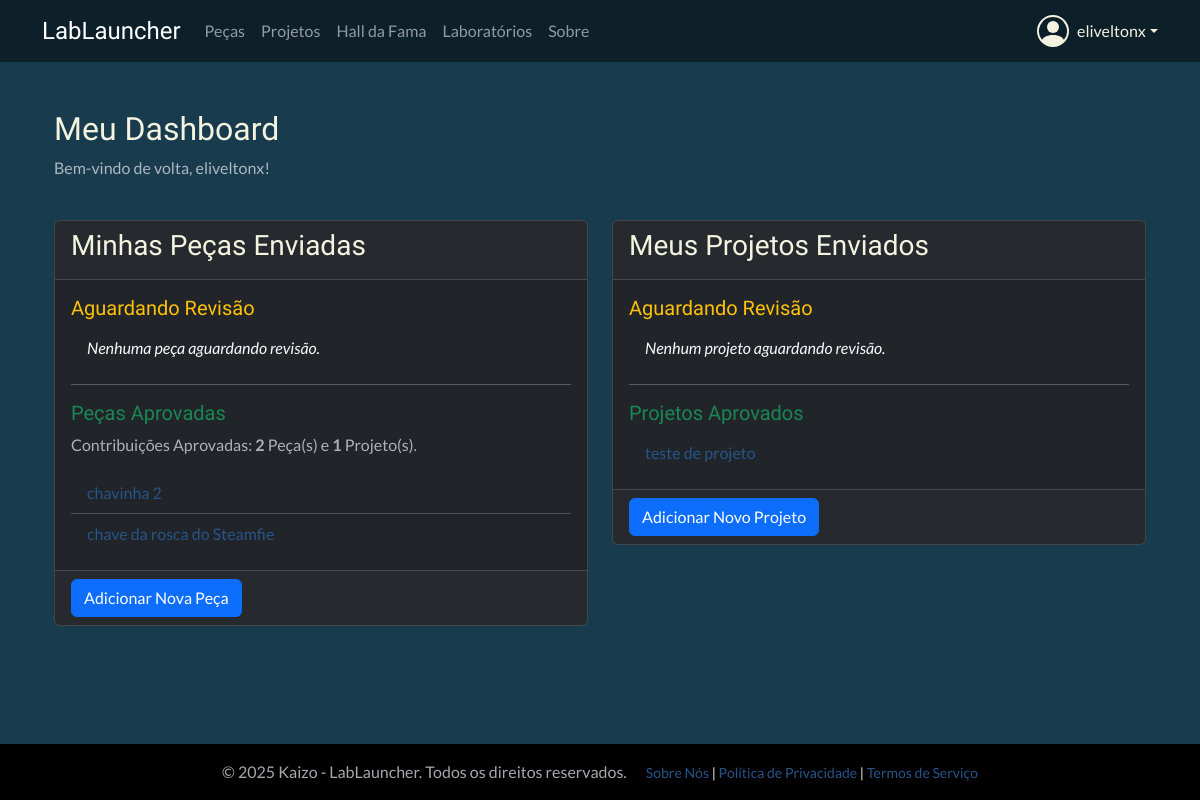
Page /dashboard/ (signed in) on the earlier database version.
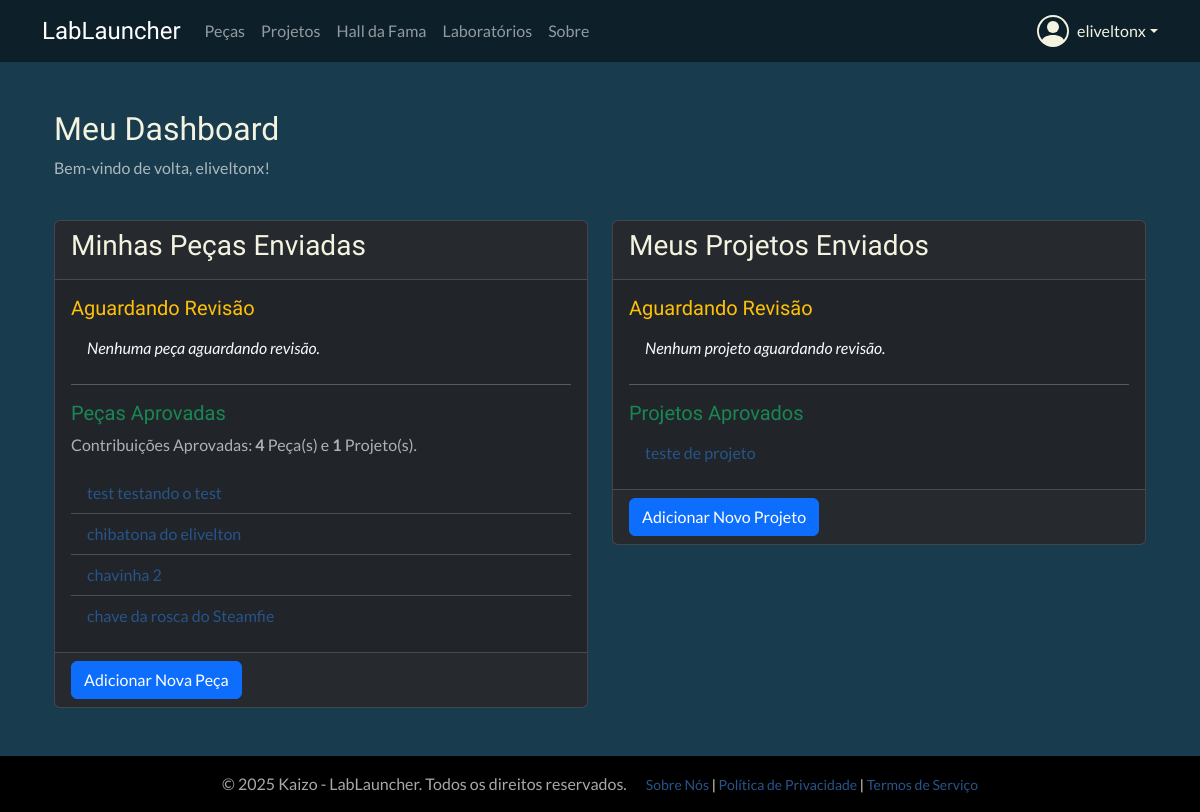
Same page on the later database version.
### catalog/models.py (models this page shows, shortened)
class Part(models.Model):
    STATUS_CHOICES = (('in_review', 'Em Revisão'), ('approved', 'Aprovado'), ('rejected', 'Rejeitado'))
    thumbnail = models.ImageField(
        upload_to='part_thumbnails/', # Pasta dentro de 'media' onde as imagens serão salvas
        storage=storage_para_usar,
        verbose_name='Thumbnail',
        null=True, # O campo é opcional
        blank=True # O campo pode ser deixado em branco no formulário
    )
    is_hall_of_fame = models.BooleanField(default=False, verbose_name="Destaque (Hall da Fama)")
    name = models.CharField(max_length=200, verbose_name='Nome da Peça')
    description = models.TextField(verbose_name='Descrição')
    category = models.ForeignKey(PartCategory, on_delete=models.SET_NULL, null=True, verbose_name='Categoria da Peça')
    author = models.ForeignKey(settings.AUTH_USER_MODEL, on_delete=models.SET_NULL, null=True, verbose_name='Autor')
    stl_file = models.FileField(upload_to='parts_stl/', storage=storage_para_usar, verbose_name='Arquivo STL')
    camera_pos_x = models.FloatField(null=True, blank=True, verbose_name="Câmera Posição X")
    camera_pos_y = models.FloatField(null=True, blank=True, verbose_name="Câmera Posição Y")
    camera_pos_z = models.FloatField(null=True, blank=True, verbose_name="Câmera Posição Z")
    status = models.CharField(max_length=10, choices=STATUS_CHOICES, default='in_review', verbose_name='Status')
    created_at = models.DateTimeField(auto_now_add=True, verbose_name='Data de Criação')
    updated_at = models.DateTimeField(auto_now=True, verbose_name='Última Atualização')
    class Meta:
        verbose_name = 'Peça'
        verbose_name_plural = 'Peças'
        ordering = ['-created_at']

class Project(models.Model):
    STATUS_CHOICES = (('in_review', 'Em Revisão'), ('approved', 'Aprovado'), ('rejected', 'Rejeitado'))
    thumbnail = models.ImageField(
        upload_to='part_thumbnails/', # Pasta dentro de 'media' onde as imagens serão salvas
        storage=storage_para_usar,
        verbose_name='Thumbnail',
        null=True, # O campo é opcional
        blank=True # O campo pode ser deixado em branco no formulário
    )
    is_hall_of_fame = models.BooleanField(default=False, verbose_name="Destaque (Hall da Fama)")
    title = models.CharField(max_length=255, verbose_name='Título do Projeto')
    description = RichTextUploadingField(verbose_name='Descrição Detalhada')
    author = models.ForeignKey(settings.AUTH_USER_MODEL, on_delete=models.SET_NULL, null=True, verbose_name='Autor')
    category = models.ForeignKey(ProjectCategory, on_delete=models.SET_NULL, null=True, verbose_name='Categoria do Projeto')
    parts_used = models.ManyToManyField(Part, blank=True, verbose_name='Peças Utilizadas')
    status = models.CharField(max_length=10, choices=STATUS_CHOICES, default='in_review', verbose_name='Status')
    created_at = models.DateTimeField(auto_now_add=True, verbose_name='Data de Criação')
    updated_at = models.DateTimeField(auto_now=True, verbose_name='Última Atualização')
    class Meta:
        verbose_name = 'Projeto'
        verbose_name_plural = 'Projetos'
        ordering = ['-created_at']

### pages/views.py (the view)
# urls.py: path('dashboard/', dashboard_view, name='dashboard'), # <-- Adicione esta linha
@login_required # Garante que apenas usuários logados acessem esta página
def dashboard_view(request):
    user_parts = Part.objects.filter(author=request.user).order_by('-created_at')
    user_projects = Project.objects.filter(author=request.user).order_by('-created_at')
    context = {
        'parts_in_review': user_parts.filter(status='in_review'),
        'parts_approved': user_parts.filter(status='approved'),
        'parts_approved_count': user_parts.filter(status='approved').count(),
        'parts_rejected': user_parts.filter(status='rejected'),
        'projects_in_review': user_projects.filter(status='in_review'),
        'projects_approved': user_projects.filter(status='approved'),
        'projects_approved_count': user_projects.filter(status='approved').count(),
        'projects_rejected': user_projects.filter(status='rejected'),
    }
    return render(request, 'pages/dashboard.html', context)

### pages/templates/pages/dashboard.html (shortened to what the changed rows need)
{% extends "base.html" %}
{% block content %}
<div class="container mt-4">
    <div class="row mb-4">
        <div class="col-md-8">
            <h2>Meu Dashboard</h2>
        </div>
    </div>
    <div class="row">
        <div class="col-md-6 mb-4">
            <div class="card bg-dark text-light">
                <div class="card-body">
                    <p class="text-muted">
                        Contribuições Aprovadas:
                        <strong>{{ parts_approved_count }}</strong> Peça(s) e <strong>{{ projects_approved_count }}</strong> Projeto(s).
                    </p>
                    <ul class="list-group list-group-flush">
                        {% for part in parts_approved %}
                            <li class="list-group-item bg-dark text-light"><a href="{% url 'catalog:part-detail' part.pk %}">{{ part.name }}</a></li>
                        {% empty %}
                            <li class="list-group-item bg-dark text-light fst-italic">Nenhuma peça aprovada ainda.</li>
                        {% endfor %}
                    </ul>
                </div>
            </div>
        </div>
        <div class="col-md-6 mb-4">
            <div class="card bg-dark text-light">
                <div class="card-body">
                    <ul class="list-group list-group-flush">
                        {% for project in projects_approved %}
                            <li class="list-group-item bg-dark text-light"><a href="{% url 'catalog:project-detail' project.pk %}">{{ project.title }}</a></li>
                        {% empty %}
                            <li class="list-group-item bg-dark text-light fst-italic">Nenhum projeto aprovado ainda.</li>
                        {% endfor %}
                    </ul>
                </div>
            </div>
        </div>
    </div>
</div>
{% endblock %}

Differences in the rows shown:
added Part: name "test testando o test"
added Part: name "chibatona do elivelton"
Other differences:
{{ parts_approved_count }}: "2" → "4"
